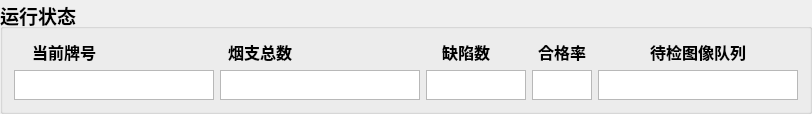
           <widget class="QGroupBox" name="groupBox_2">
            <property name="font">
             <font>
              <family>Arial</family>
              <pointsize>14</pointsize>
              <weight>75</weight>
              <bold>true</bold>
             </font>
            </property>
            <property name="title">
             <string>运行状态</string>
            </property>
            <layout class="QGridLayout" name="gridLayout_4">
             <item row="0" column="0">
              <layout class="QGridLayout" name="gridLayout_3">
               <item row="0" column="0">
                <widget class="QLabel" name="label_17">
                 <property name="sizePolicy">
                  <sizepolicy hsizetype="Expanding" vsizetype="Expanding">
                   <horstretch>0</horstretch>
                   <verstretch>0</verstretch>
                  </sizepolicy>
                 </property>
                 <property name="maximumSize">
                  <size>
                   <width>100</width>
                   <height>30</height>
                  </size>
                 </property>
                 <property name="font">
                  <font>
                   <family>Arial</family>
                   <pointsize>12</pointsize>
                   <weight>75</weight>
                   <bold>true</bold>
                  </font>
                 </property>
                 <property name="text">
                  <string>当前牌号</string>
                 </property>
                 <property name="alignment">
                  <set>Qt::AlignCenter</set>
                 </property>
                </widget>
               </item>
               <item row="0" column="1">
                <widget class="QLabel" name="label_6">
                 <property name="sizePolicy">
                  <sizepolicy hsizetype="Expanding" vsizetype="Expanding">
                   <horstretch>0</horstretch>
                   <verstretch>0</verstretch>
                  </sizepolicy>
                 </property>
                 <property name="maximumSize">
                  <size>
                   <width>80</width>
                   <height>30</height>
                  </size>
                 </property>
                 <property name="font">
                  <font>
                   <family>Arial</family>
                   <pointsize>12</pointsize>
                   <weight>75</weight>
                   <bold>true</bold>
                  </font>
                 </property>
                 <property name="text">
                  <string>烟支总数</string>
                 </property>
                 <property name="alignment">
                  <set>Qt::AlignCenter</set>
                 </property>
                </widget>
               </item>
               <item row="0" column="2">
                <widget class="QLabel" name="label_8">
                 <property name="sizePolicy">
                  <sizepolicy hsizetype="Expanding" vsizetype="Expanding">
                   <horstretch>0</horstretch>
                   <verstretch>0</verstretch>
                  </sizepolicy>
                 </property>
                 <property name="maximumSize">
                  <size>
                   <width>80</width>
                   <height>30</height>
                  </size>
                 </property>
                 <property name="font">
                  <font>
                   <family>Arial</family>
                   <pointsize>12</pointsize>
                   <weight>75</weight>
                   <bold>true</bold>
                  </font>
                 </property>
                 <property name="text">
                  <string>缺陷数</string>
                 </property>
                 <property name="alignment">
                  <set>Qt::AlignCenter</set>
                 </property>
                </widget>
               </item>
               <item row="0" column="3">
                <widget class="QLabel" name="label_7">
                 <property name="sizePolicy">
                  <sizepolicy hsizetype="Expanding" vsizetype="Expanding">
                   <horstretch>0</horstretch>
                   <verstretch>0</verstretch>
                  </sizepolicy>
                 </property>
                 <property name="maximumSize">
                  <size>
                   <width>80</width>
                   <height>30</height>
                  </size>
                 </property>
                 <property name="font">
                  <font>
                   <family>Arial</family>
                   <pointsize>12</pointsize>
                   <weight>75</weight>
                   <bold>true</bold>
                  </font>
                 </property>
                 <property name="text">
                  <string>合格率</string>
                 </property>
                 <property name="alignment">
                  <set>Qt::AlignCenter</set>
                 </property>
                </widget>
               </item>
               <item row="0" column="4">
                <widget class="QLabel" name="label_18">
                 <property name="sizePolicy">
                  <sizepolicy hsizetype="Expanding" vsizetype="Expanding">
                   <horstretch>0</horstretch>
                   <verstretch>0</verstretch>
                  </sizepolicy>
                 </property>
                 <property name="maximumSize">
                  <size>
                   <width>200</width>
                   <height>30</height>
                  </size>
                 </property>
                 <property name="font">
                  <font>
                   <family>Arial</family>
                   <pointsize>12</pointsize>
                   <weight>75</weight>
                   <bold>true</bold>
                  </font>
                 </property>
                 <property name="text">
                  <string>待检图像队列</string>
                 </property>
                 <property name="alignment">
                  <set>Qt::AlignCenter</set>
                 </property>
                </widget>
               </item>
               <item row="1" column="0">
                <widget class="QTextEdit" name="textEdit_Brand">
                 <property name="sizePolicy">
                  <sizepolicy hsizetype="Expanding" vsizetype="Expanding">
                   <horstretch>0</horstretch>
                   <verstretch>0</verstretch>
                  </sizepolicy>
                 </property>
                 <property name="maximumSize">
                  <size>
                   <width>200</width>
                   <height>30</height>
                  </size>
                 </property>
                 <property name="verticalScrollBarPolicy">
                  <enum>Qt::ScrollBarAlwaysOff</enum>
                 </property>
                 <property name="horizontalScrollBarPolicy">
                  <enum>Qt::ScrollBarAlwaysOff</enum>
                 </property>
                 <property name="readOnly">
                  <bool>true</bool>
                 </property>
                </widget>
               </item>
               <item row="1" column="1">
                <widget class="QTextEdit" name="textEdit_check">
                 <property name="enabled">
                  <bool>true</bool>
                 </property>
                 <property name="sizePolicy">
                  <sizepolicy hsizetype="Expanding" vsizetype="Expanding">
                   <horstretch>0</horstretch>
                   <verstretch>0</verstretch>
                  </sizepolicy>
                 </property>
                 <property name="maximumSize">
                  <size>
                   <width>200</width>
                   <height>30</height>
                  </size>
                 </property>
                 <property name="font">
                  <font>
                   <family>宋体</family>
                   <pointsize>16</pointsize>
                  </font>
                 </property>
                 <property name="acceptDrops">
                  <bool>true</bool>
                 </property>
                 <property name="layoutDirection">
                  <enum>Qt::LeftToRight</enum>
                 </property>
                 <property name="styleSheet">
                  <string notr="true">color:rgb(0, 85, 255)</string>
                 </property>
                 <property name="verticalScrollBarPolicy">
                  <enum>Qt::ScrollBarAlwaysOff</enum>
                 </property>
                 <property name="horizontalScrollBarPolicy">
                  <enum>Qt::ScrollBarAlwaysOff</enum>
                 </property>
                 <property name="undoRedoEnabled">
                  <bool>true</bool>
                 </property>
                 <property name="lineWrapMode">
                  <enum>QTextEdit::WidgetWidth</enum>
                 </property>
                 <property name="readOnly">
                  <bool>true</bool>
                 </property>
                 <property name="textInteractionFlags">
                  <set>Qt::TextSelectableByMouse</set>
                 </property>
                </widget>
               </item>
               <item row="1" column="2">
                <widget class="QTextEdit" name="textEdit_NG">
                 <property name="sizePolicy">
                  <sizepolicy hsizetype="Expanding" vsizetype="Expanding">
                   <horstretch>0</horstretch>
                   <verstretch>0</verstretch>
                  </sizepolicy>
                 </property>
                 <property name="maximumSize">
                  <size>
                   <width>100</width>
                   <height>30</height>
                  </size>
                 </property>
                 <property name="styleSheet">
                  <string notr="true">color:rgb(0, 85, 255)</string>
                 </property>
                 <property name="verticalScrollBarPolicy">
                  <enum>Qt::ScrollBarAlwaysOff</enum>
                 </property>
                 <property name="horizontalScrollBarPolicy">
                  <enum>Qt::ScrollBarAlwaysOff</enum>
                 </property>
                 <property name="readOnly">
                  <bool>true</bool>
                 </property>
                </widget>
               </item>
               <item row="1" column="3">
                <widget class="QTextEdit" name="textEdit_rate">
                 <property name="sizePolicy">
                  <sizepolicy hsizetype="Expanding" vsizetype="Expanding">
                   <horstretch>0</horstretch>
                   <verstretch>0</verstretch>
                  </sizepolicy>
                 </property>
                 <property name="maximumSize">
                  <size>
                   <width>60</width>
                   <height>30</height>
                  </size>
                 </property>
                 <property name="styleSheet">
                  <string notr="true">color:rgb(0, 85, 255)</string>
                 </property>
                 <property name="verticalScrollBarPolicy">
                  <enum>Qt::ScrollBarAlwaysOff</enum>
                 </property>
                 <property name="horizontalScrollBarPolicy">
                  <enum>Qt::ScrollBarAlwaysOff</enum>
                 </property>
                 <property name="readOnly">
                  <bool>true</bool>
                 </property>
                </widget>
               </item>
               <item row="1" column="4">
                <widget class="QTextEdit" name="textEdit_zu1Pic">
                 <property name="sizePolicy">
                  <sizepolicy hsizetype="Expanding" vsizetype="Expanding">
                   <horstretch>0</horstretch>
                   <verstretch>0</verstretch>
                  </sizepolicy>
                 </property>
                 <property name="maximumSize">
                  <size>
                   <width>200</width>
                   <height>30</height>
                  </size>
                 </property>
                 <property name="styleSheet">
                  <string notr="true">color:rgb(0, 85, 255)</string>
                 </property>
                 <property name="verticalScrollBarPolicy">
                  <enum>Qt::ScrollBarAlwaysOff</enum>
                 </property>
                 <property name="horizontalScrollBarPolicy">
                  <enum>Qt::ScrollBarAlwaysOff</enum>
                 </property>
                 <property name="readOnly">
                  <bool>true</bool>
                 </property>
                </widget>
               </item>
              </layout>
             </item>
            </layout>
           </widget>
